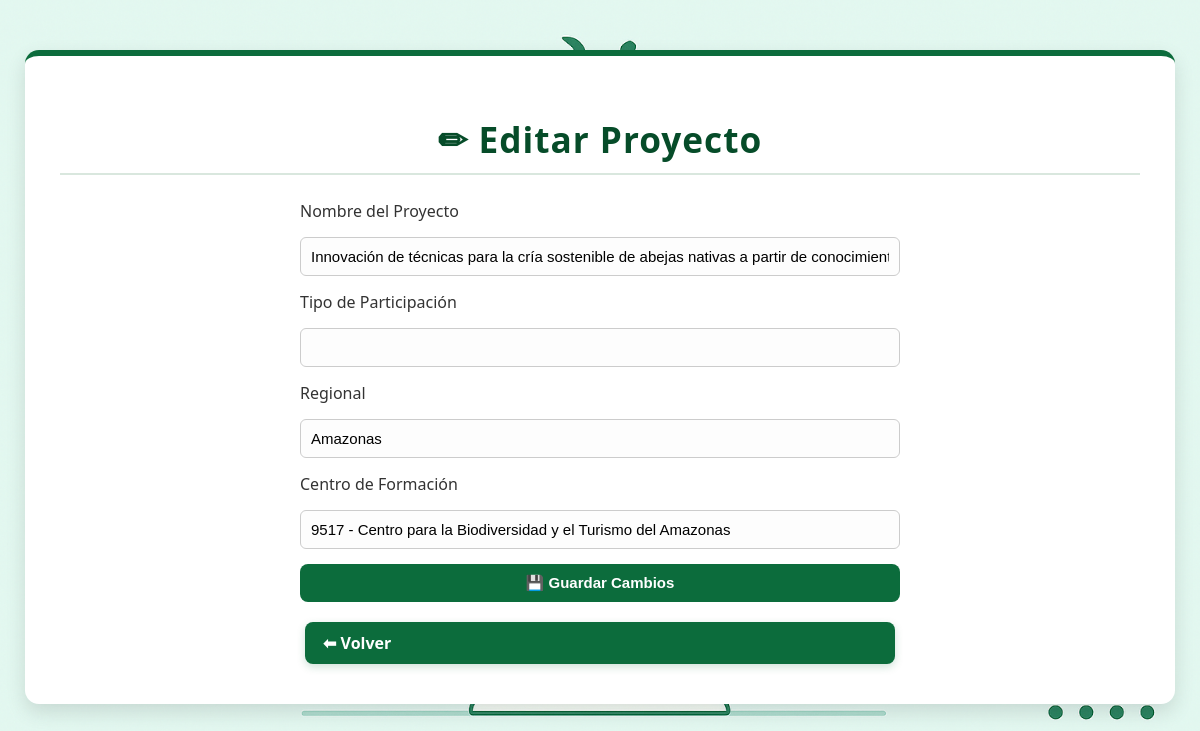
Page /Views/Admin/editar_proyecto.php?id=2 (signed in) on the earlier database version.
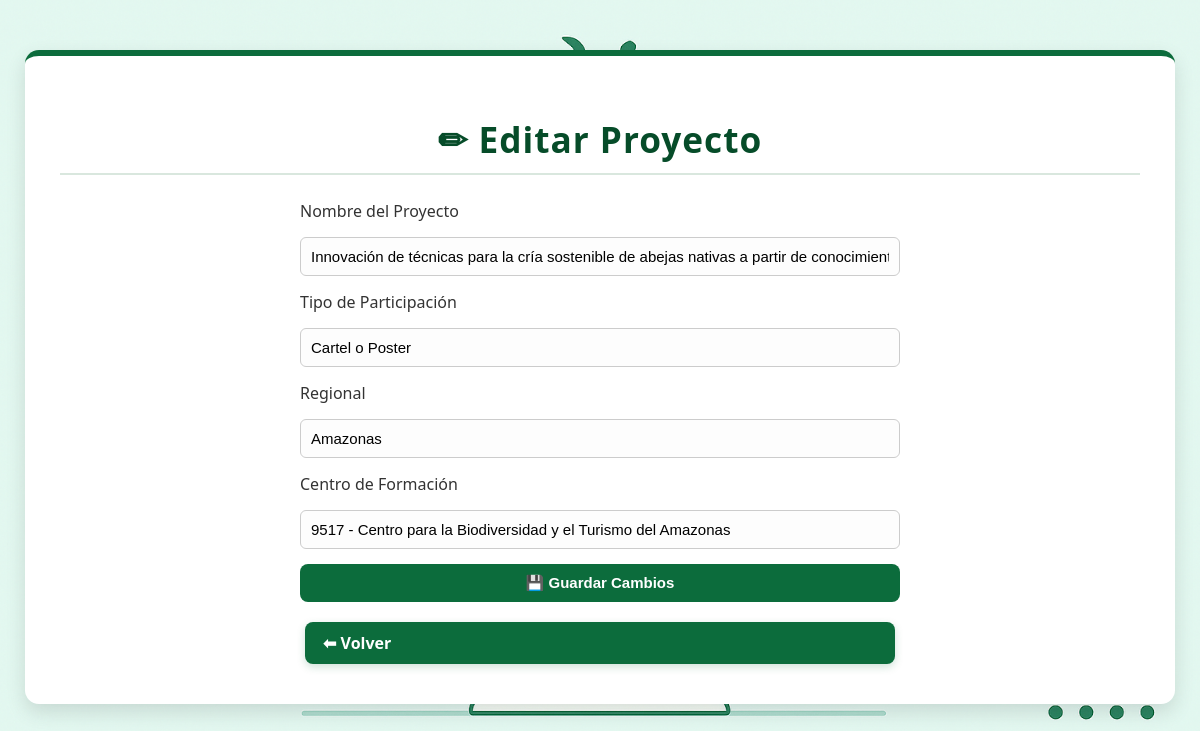
Same page on the later database version.
### tables this page shows
CREATE TABLE `proyectos` (
  `id_proyecto` int(11) NOT NULL,
  `nombre_proyecto` varchar(500) NOT NULL,
  `tipo_participacion` varchar(100) DEFAULT NULL,
  `regional` varchar(100) NOT NULL,
  `centro_formacion` varchar(150) NOT NULL,
  `fecha_creacion` timestamp NOT NULL DEFAULT current_timestamp()
);

### Models/Admin.php (called while the page is built, shortened)
<?php
class Admin {
    private $conn;
    public function __construct($db) {
        $this->conn = $db;
    }
    public function obtenerProyectoPorId($id) {
        $query = "SELECT * FROM proyectos WHERE id_proyecto = :id";
        $stmt = $this->conn->prepare($query);
        $stmt->bindParam(":id", $id, PDO::PARAM_INT);
        $stmt->execute();
        return $stmt->fetch(PDO::FETCH_ASSOC);
    }
}
?>

### Views/Admin/editar_proyecto.php (the view, shortened to what this page needs)
<?php
require_once "../../Models/Admin.php";
$db = (new Database())->conectar();
$admin = new Admin($db);
$id = $_GET["id"] ?? null;
$proyecto = $admin->obtenerProyectoPorId($id);
?>
<!DOCTYPE html>
<html lang="es">
<head>
  <link rel="stylesheet" href="../../assets/css/admin.css">
</head>
<body>
  <div class="admin-container">
    <h1>✏ Editar Proyecto</h1>
    <form method="POST" action="../../Controllers/AdminController.php">
      <label>Nombre del Proyecto</label>
      <input type="text" name="nombre_proyecto" value="<?php echo htmlspecialchars($proyecto['nombre_proyecto']); ?>" required>
      <label>Tipo de Participación</label>
      <input type="text" name="tipo_participacion" value="<?php echo htmlspecialchars($proyecto['tipo_participacion']); ?>" required>
      <label>Regional</label>
      <input type="text" name="regional" value="<?php echo htmlspecialchars($proyecto['regional']); ?>" required>
      <label>Centro de Formación</label>
      <input type="text" name="centro_formacion" value="<?php echo htmlspecialchars($proyecto['centro_formacion']); ?>" required>
      <button type="submit">💾 Guardar Cambios</button>
      <a href="index.php" class="btn">⬅ Volver</a>
    </form>
  </div>
</body>
</html>

Differences in the rows shown:
changed proyectos "Amazonas": tipo_participacion (not shown) → "Cartel o Poster"
